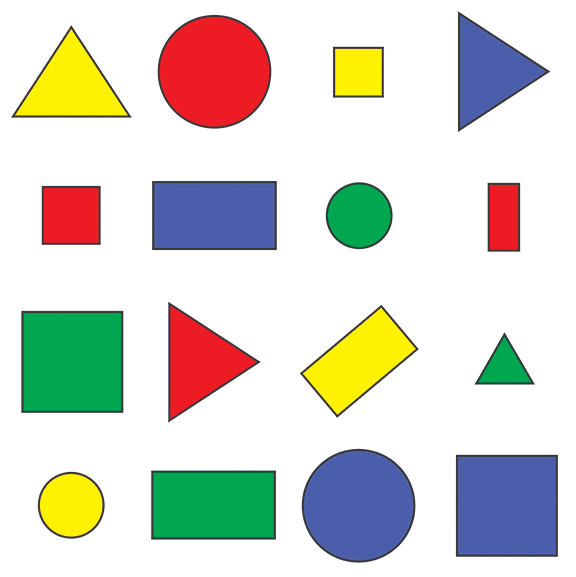
#> input picture Hu_moments/data/simple_shapes.png, 576 x 577 px
$ python solution.py
#> lines starting #> are read from the running program, lines starting #| are printed output that depends on the picture; after the words box and inside, x2 and y2 are one past the last pixel; in counts of white or black regions, pixels touching at a corner belong together


import cv2
import math
import numpy as np
import matplotlib.pyplot as plt

filename = "../data/simple_shapes.png"
im = cv2.imread(filename, cv2.IMREAD_GRAYSCALE)
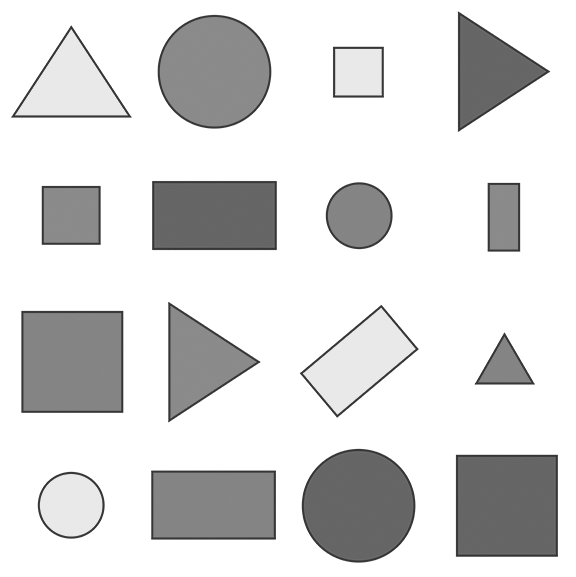
#> im: shape (577, 576); min 53, max 255, mean 218.6
_, bin_image = cv2.threshold(im, 250, 255, cv2.THRESH_BINARY_INV)
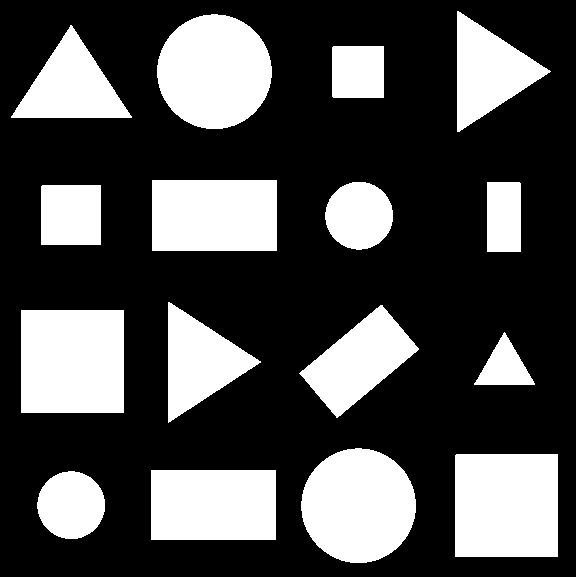
#> bin_image: shape (577, 576); 30.3% white; 16 white regions

contours, hierarchy = cv2.findContours(bin_image, cv2.RETR_TREE, cv2.CHAIN_APPROX_NONE)
#> contours = 16 contours; largest, box (x1, y1, x2, y2) and area: (21, 310, 124, 413) 10404, (455, 454, 558, 557) 10404, (301, 448, 416, 563) 10162, (157, 14, 272, 129) 10160, (152, 180, 277, 251) 8680
# create an empty image for contours
img_contours = np.zeros(im.shape)
# draw the contours on the empty image
cv2.drawContours(img_contours, contours, -1, (255, 255, 255), 2)
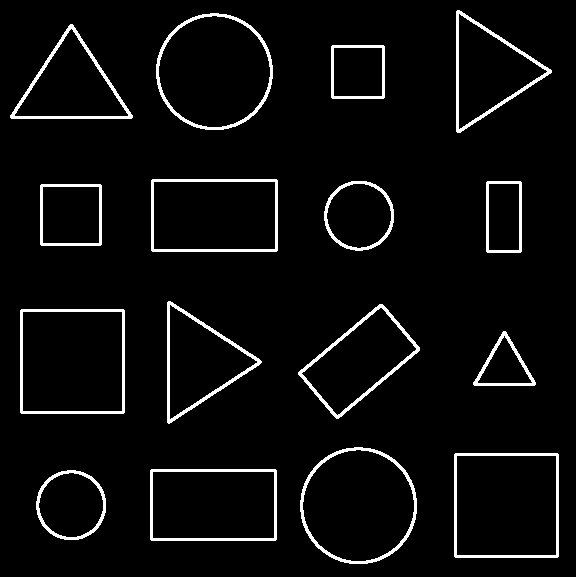
#> img_contours: shape (577, 576) float64; 4.8% white; 16 white regions, largest, box (x1, y1, x2, y2) and area: (156, 13, 273, 130) 1234, (300, 447, 417, 564) 1234, (20, 309, 125, 414) 1220

Hu = np.zeros((7,1))
for n in range(len(contours)):
   x, y, w, h = cv2.boundingRect(contours[n])
   cv2.putText(img_contours, str(n), (x + int(w/2), y + int(h/2)), cv2.FONT_HERSHEY_SIMPLEX, 0.5, (255, 255, 255), 2)
   moments = cv2.moments(contours[n])
   huMoments = cv2.HuMoments(moments)
   for i in range(0, 7):
      if huMoments[i] != 0:
         huMoments[i] = -1 * np.sign(huMoments[i]) * np.log10(np.abs(huMoments[i]))
      else:
         huMoments[i] = 0
   Hu = np.c_[Hu, huMoments]
#> this loop made 16 passes
#> (x, y, w, h) on passes 1, 3, 4, 5, 7, 8, 9, 10, 11, 12, 13, 14: (37, 471, 68, 68), (455, 454, 103, 103), (301, 448, 115, 115), (474, 332, 61, 53), (299, 305, 120, 113), (168, 302, 93, 121), (41, 185, 60, 60), (487, 182, 34, 70), (325, 182, 68, 68), (152, 180, 125, 71), (332, 46, 52, 52), (11, 25, 121, 93)
#> (x, y, w, h) on passes 2, 6: (151, 470, 125, 70), (21, 310, 103, 103)
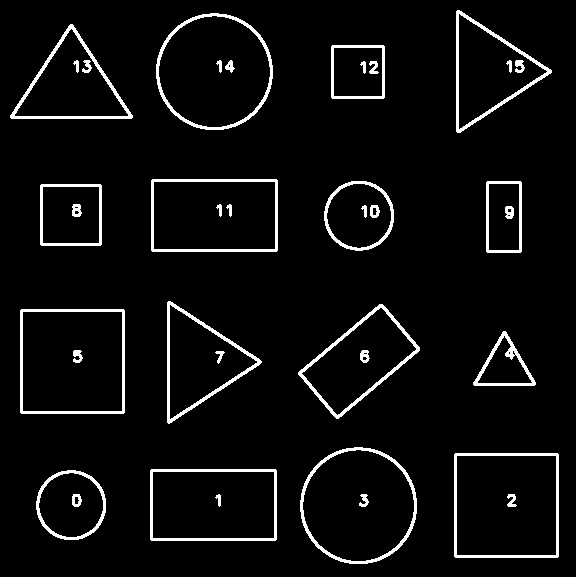
#> img_contours: shape (577, 576) float64; 5.2% white; 37 white regions, largest, box (x1, y1, x2, y2) and area: (156, 13, 273, 130) 1234, (300, 447, 417, 564) 1234, (20, 309, 125, 414) 1220
Hu = Hu[:, 1:] # Eliminate first column that is blank
# Each column of Hu corresponds to the 7 huMoments of each object

# We only need Hu0
ind_circ = np.argsort(Hu[0, :])[12:16]
#> ind_circ = [10, 0, 14, 3]
ind_tri = np.argsort(Hu[0, :])[4: 8]
#> ind_tri = [13, 15, 7, 4]
ind_rec = np.argsort(Hu[0, :])[0:4]
#> ind_rec = [9, 6, 1, 11]
ind_sq = np.argsort(Hu[0, :])[8:12]
#> ind_sq = [5, 2, 8, 12]
print('The circles are:' + str(ind_circ))
#| The circles are:[10  0 14  3]
print('The triangles are:' + str(ind_tri))
#| The triangles are:[13 15  7  4]
print('The rectangles are:' + str(ind_rec))
#| The rectangles are:[ 9  6  1 11]
print('The squares are:' + str(ind_sq))
#| The squares are:[ 5  2  8 12]

plt.imshow(img_contours, cmap='gray')
plt.show()
